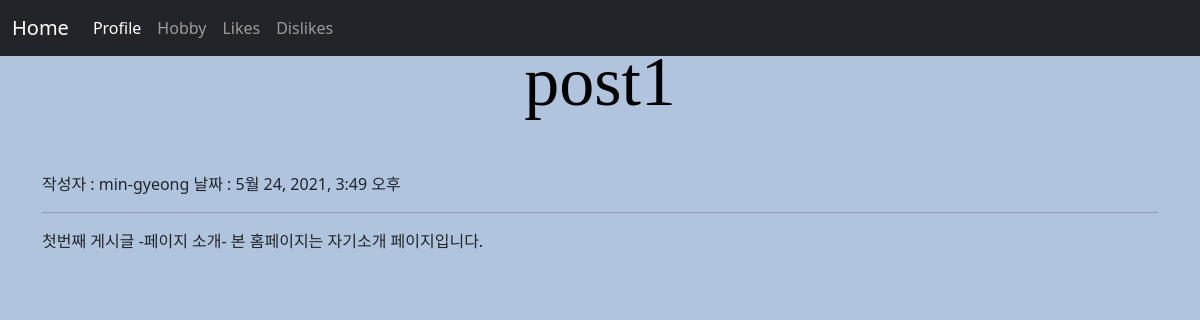
The page /1 on the database its author committed.
### main/models.py (models this page shows, shortened)
class Post(models.Model):
    id = models.AutoField(primary_key=True)
    title = models.CharField(max_length=200)
    writer = models.CharField(max_length=100)
    pub_date = models.DateTimeField()
    body = models.TextField()

### main/views.py (the view)
# urls.py: path('<str:id>',views.detail, name="detail"),
def detail(request,id):
    post = get_object_or_404(Post, pk = id)
    return render(request, 'main/detail.html',{'post':post})

### main/templates/main/detail.html
{% extends 'base.html' %}
{% load static %}
{% block content %}
<h1>{{post.title}}</h1>
작성자 : {{post.writer}}
날짜 : {{post.pub_date}}
<hr>
<p>{{post.body}}</p>
{% endblock %}

### sns_project/static/css/project.css (style rules this page uses)
body { background-color: lightsteelblue; }
h1 { font-family: Georgia, 'Times New Roman', Times, serif; font-size: 70px; color: black; text-align: center; padding-top: 40px; padding-bottom: 40px; }

### rows shown on the page
Post: title "post1", writer "min-gyeong", pub_date "5월 24, 2021, 3:49 오후", body "첫번째 게시글 -페이지 소개- 본 홈페이지는 자기소개 페이지입니다."
